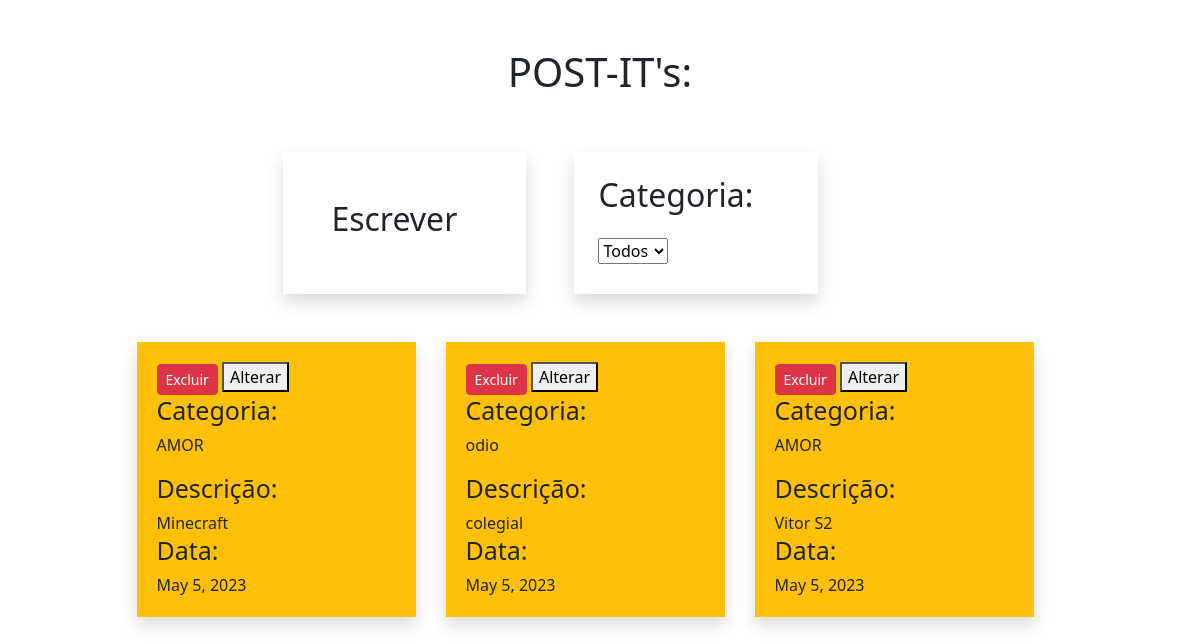
Before: / with the older database file.
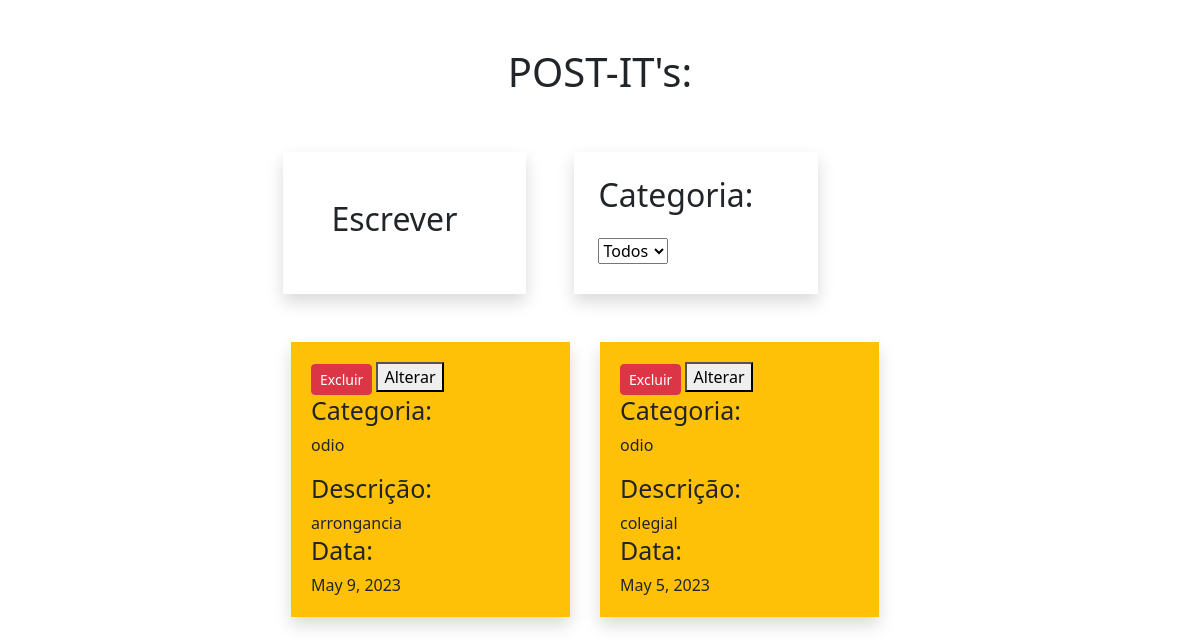
After: the same page with the newer database file.
### usuario/models.py (models this page shows, shortened)
class Postit(models.Model):
    descricao = models.CharField(max_length=250, verbose_name='descricao_postit')
    data = models.DateField(auto_now_add=True, verbose_name='data')
    categoria = models.ForeignKey(
        Categoria, verbose_name='categoria', on_delete=models.RESTRICT
    )

class Categoria(models.Model):
    nome = models.CharField(max_length=20, verbose_name='categoria')
    def __str__(self):
        return self.nome

### usuario/views.py (the view)
# urls.py: path('', views.index, name='index'),
def index (request):
    PostIfform = PostItForm()
    if request.method == 'POST':
        PostIfform = PostItForm(request.POST)
        if PostIfform.is_valid():
            PostIfform.save()
            PostIfform = PostItForm()
    context={
        'form': PostIfform,
        'posts': Postit.objects.all().order_by('-id'),
        'categorias': Categoria.objects.all()
    }
    return render(request, 'index.html', context)

### usuario/forms.py
class PostItForm(forms.ModelForm):
    class Meta:
        model  = Postit
        fields = ['categoria', 'descricao']

### usuario/templates/index.html (shortened to what this page needs)
<!DOCTYPE html>
<html lang="en">
<head>
    <link href="https://cdn.jsdelivr.net/npm/bootstrap@5.3.0-alpha3/dist/css/bootstrap.min.css" rel="stylesheet"
>
    <link rel="stylesheet" href="../static/css/style.css">
</head>
<body class="container-fluid">
    <header>
        <div class="justify-content-center d-flex">
            <div class="row mt-5 mb-5">
                <h1 class="text-center">POST-IT's:</h1>
                <div class="shadow col-4 mt-5 p-5 ms-5 escrever_post">
                    <h2>Escrever</h2>
                </div>
                <div class="col-4 shadow mt-5 p-4 ms-5">
                    <h2 class="mb-4">Categoria: </h2>
                    <select id="form-select">
                        <option value="Todos" selected>Todos</option>
                    </select>
                </div>
            </div>
        </div>
    </header>
    <main>
        <div class="row">
            <div id="local_post" class="d-flex flex-wrap">
                {% for post in posts %}
                    <div class="shadow bg-warning col-3 mb-3">
                        <button onClick = "deletePost(this)"class="btn-excluir btn-sm btn btn-danger" data-id="{{post.id}}">Excluir</button>
                        <button onClick="alterarPost(this)" class="btn-alterar" data-id="{{post.id}}">Alterar</button>
                        <h1>Categoria:</h1>
                        <p id="categoria_usada">{{post.categoria}}</p>
                        <h1>Descrição:</h1>
                        {{post.descricao}}
                        <br>
                        <h1>Data:</h1>
                        {{post.data}}
                    </div>
                {% endfor %}
            </div>
           </div>
    </main>
</body>
</html>

### usuario/static/css/style.css (style rules this page uses)
#local_post { width: 95vw; justify-content: center; align-items: center; }
#local_post div { margin-left: 30px; padding: 20px; }
#local_post div h1 { font-size: 25px; }

Changed rows visible on the page:
removed Postit: categoria "AMOR", descricao "Minecraft", data "May 5, 2023"
removed Postit: categoria "AMOR", descricao "Vitor S2", data "May 5, 2023"
added Postit: categoria "odio", descricao "arrongancia", data "May 9, 2023"
